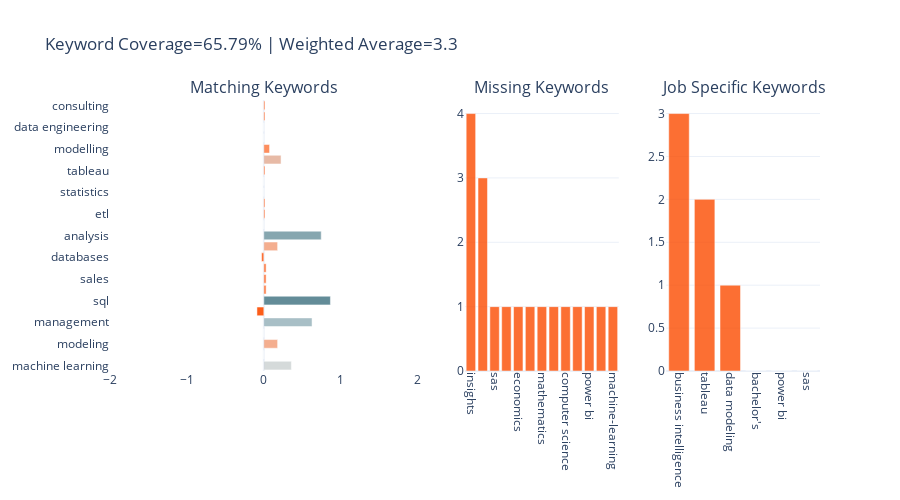

The cell this chart's notebook holds for it:
### Code cell
# plot resume comparision to a specific job 
plot_keyword_comparison(r,job_details[14],'data/terms.csv')

### Figure 1 — Plotly figure (JSON) as saved in the notebook; plotly's stock layout.template omitted (floating-point values rounded to 4 significant figures)
{"data": [{"marker": {"color": [0.3582, 0, 0.1791, 0, 0.6269, -0.08955, 0.8657, 0.02985, 0.02985, 0.02985, -0.02985, 0.1791, 0.7463, 0, 0.01493, 0.01493, 0, 0, 0.01493, 0.2239, 0.07463, 0, 0, 0.01493, 0.01493], "colorscale": [[0, "rgba(252,76,1,0.9)"], [0.25, "rgba(252,76,1,0.5)"], [0.5, "rgba(83,128,141,0.25)"], [0.75, "rgba(83,128,141,0.5)"], [1, "rgba(83,128,141,0.9)"]]}, "name": "Weighted Frequency", "orientation": "h", "type": "bar", "x": [0.3582, 0, 0.1791, 0, 0.6269, -0.08955, 0.8657, 0.02985, 0.02985, 0.02985, -0.02985, 0.1791, 0.7463, 0, 0.01493, 0.01493, 0, 0, 0.01493, 0.2239, 0.07463, 0, 0, 0.01493, 0.01493], "xaxis": "x", "y": ["machine learning", "analytics", "modeling", "reporting", "management", "project management", "sql", "reports", "sales", "business intelligence", "databases", "testing", "analysis", "science", "etl", "communication", "statistics", "leadership", "tableau", "models", "modelling", "engineering", "data engineering", "pipelines", "consulting"], "yaxis": "y"}, {"marker": {"color": "rgba(252,76,1,0.8)"}, "name": "Missing Keywords", "type": "bar", "x": ["insights", "marketing", "sas", "regression", "economics", "communication skills", "mathematics", "business requirements", "computer science", "big data", "power bi", "algorithms", "machine-learning"], "xaxis": "x2", "y": [4, 3, 1, 1, 1, 1, 1, 1, 1, 1, 1, 1, 1], "yaxis": "y2"}, {"marker": {"color": "rgba(252,76,1,0.8)"}, "name": "Job Specific Keywords", "type": "bar", "x": ["business intelligence", "tableau", "data modeling", "bachelor's", "power bi", "sas"], "xaxis": "x3", "y": [3, 2, 1, 0, 0, 0], "yaxis": "y3"}], "layout": {"annotations": [{"font": {"size": 16}, "showarrow": false, "text": "Matching Keywords", "x": 0.2167, "xanchor": "center", "xref": "paper", "y": 1, "yanchor": "bottom", "yref": "paper"}, {"font": {"size": 16}, "showarrow": false, "text": "Missing Keywords", "x": 0.6083, "xanchor": "center", "xref": "paper", "y": 1, "yanchor": "bottom", "yref": "paper"}, {"font": {"size": 16}, "showarrow": false, "text": "Job Specific Keywords", "x": 0.8917, "xanchor": "center", "xref": "paper", "y": 1, "yanchor": "bottom", "yref": "paper"}], "height": 500, "showlegend": false, "title": {"text": "Keyword Coverage=65.79% | Weighted Average=3.3"}, "width": 900, "xaxis": {"anchor": "y", "domain": [0, 0.4333], "range": [-2, 2], "showgrid": false}, "xaxis2": {"anchor": "y2", "domain": [0.5, 0.7167], "showgrid": false, "tickangle": 90}, "xaxis3": {"anchor": "y3", "domain": [0.7833, 1], "showgrid": false, "tickangle": 90}, "yaxis": {"anchor": "x", "domain": [0, 1]}, "yaxis2": {"anchor": "x2", "domain": [0, 1]}, "yaxis3": {"anchor": "x3", "domain": [0, 1]}}}
